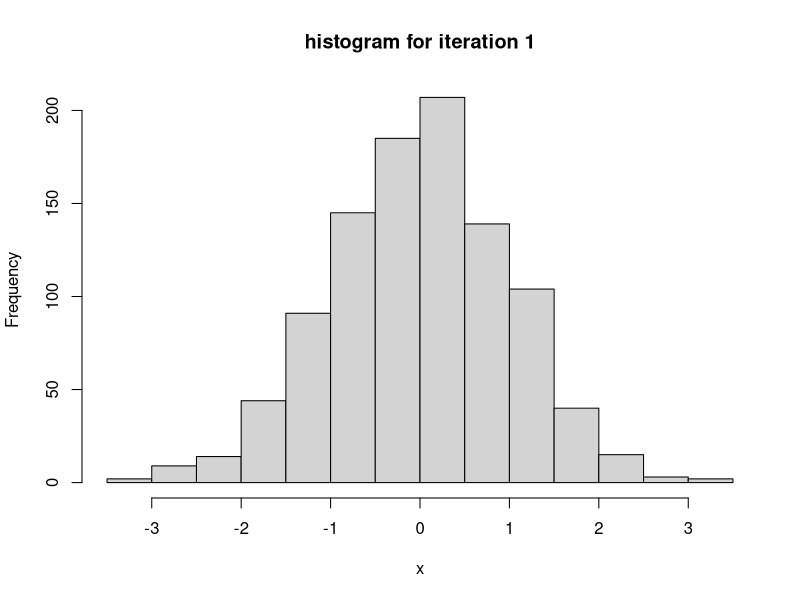
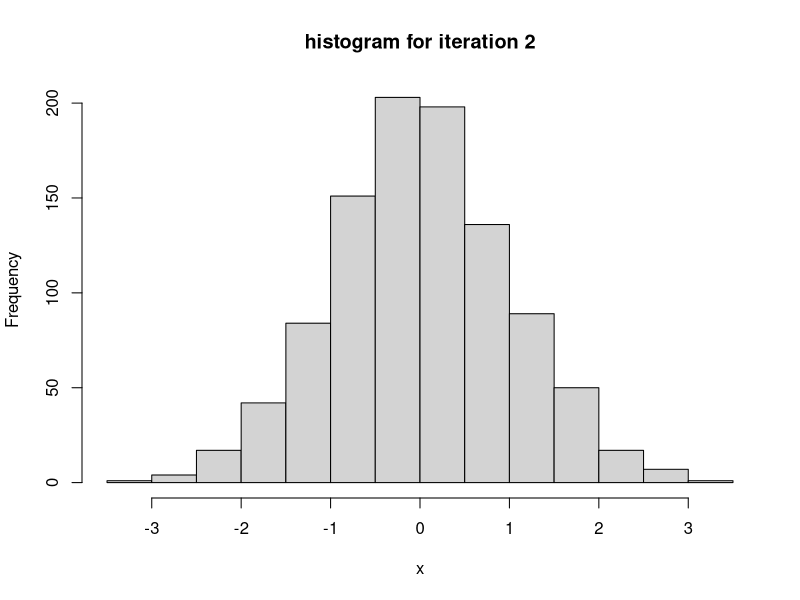
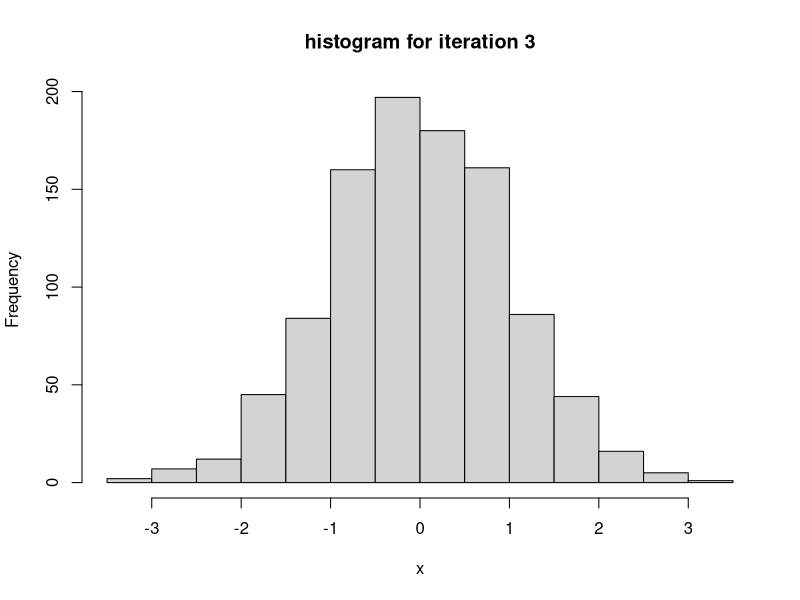
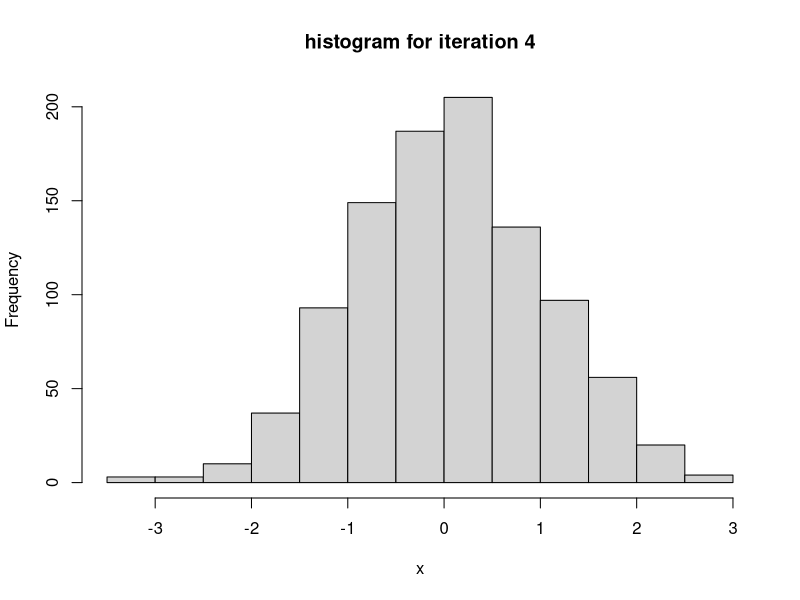
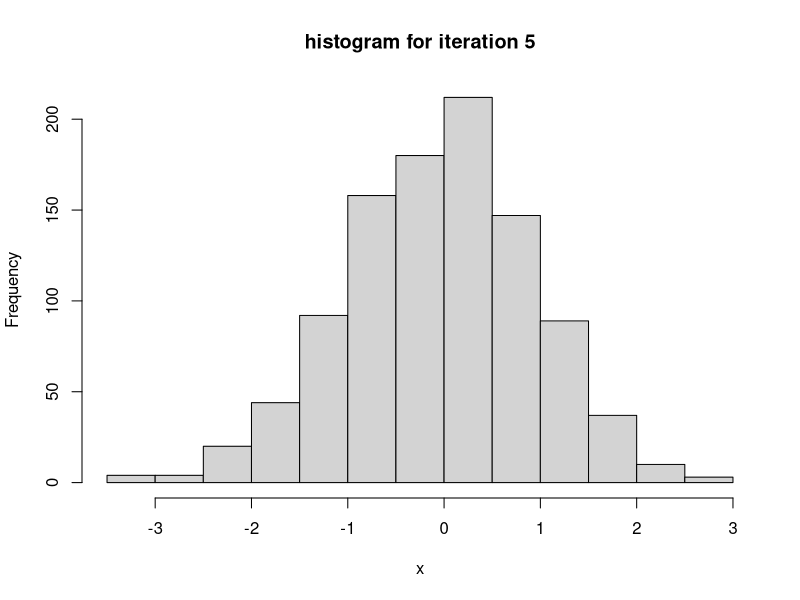
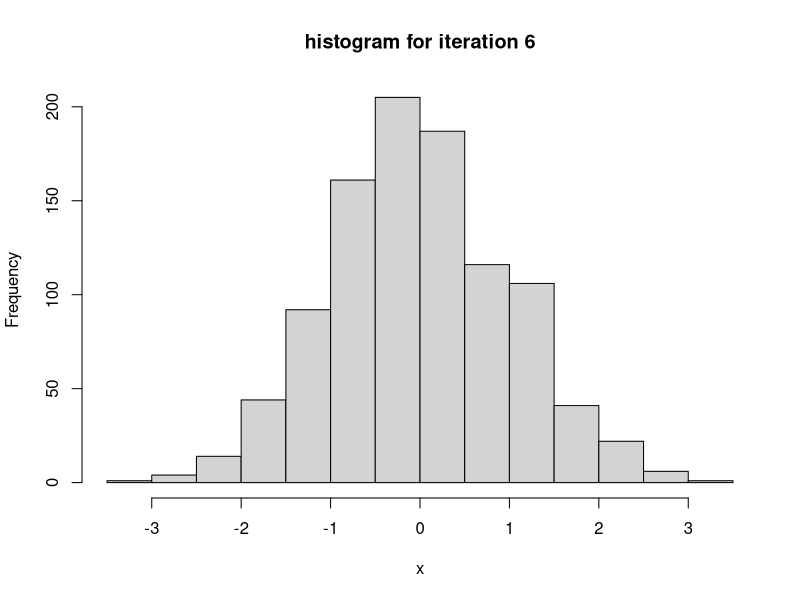
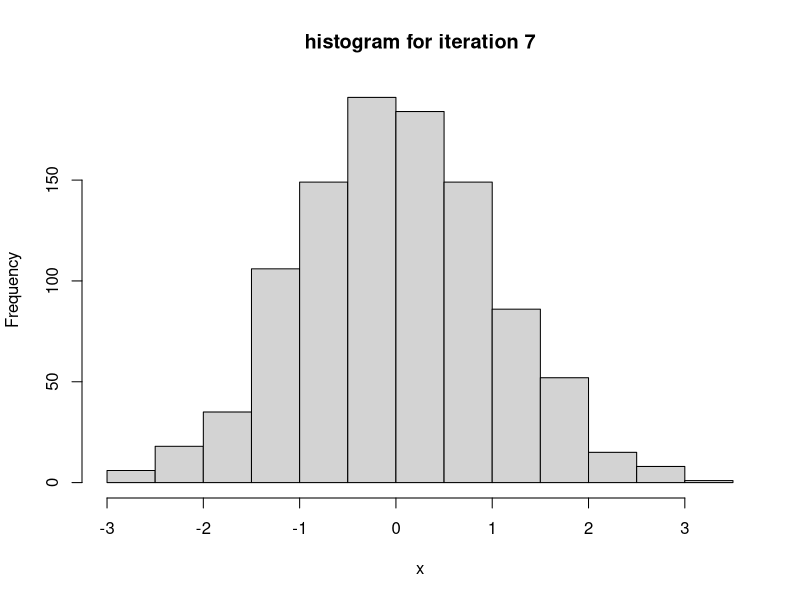
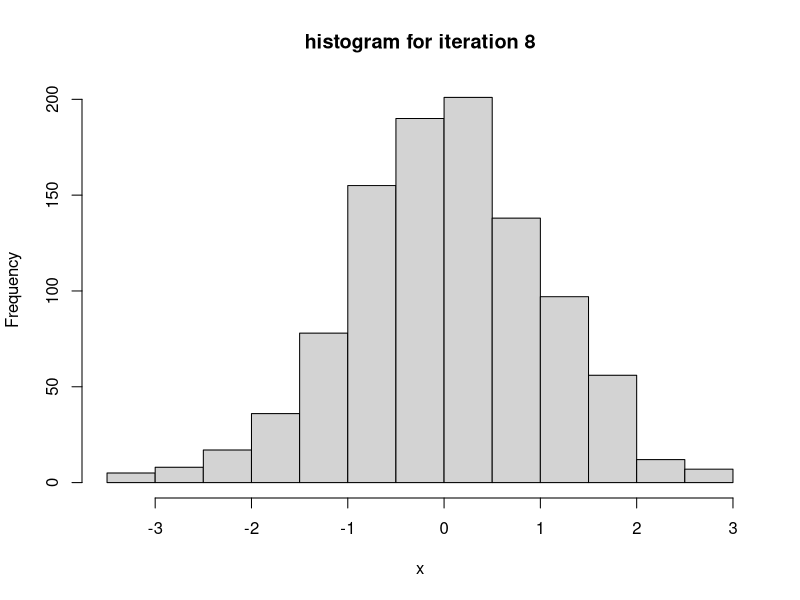

The R source for these figures, in order:

for (i in 1:10) {
  x <- rnorm(1000)
  title <- paste("histogram for iteration", i)
  fname <- paste("hist-", i, ".png", sep = "")
  png(filename = fname)
  hist(x, main = title)
  dev.off()
}

